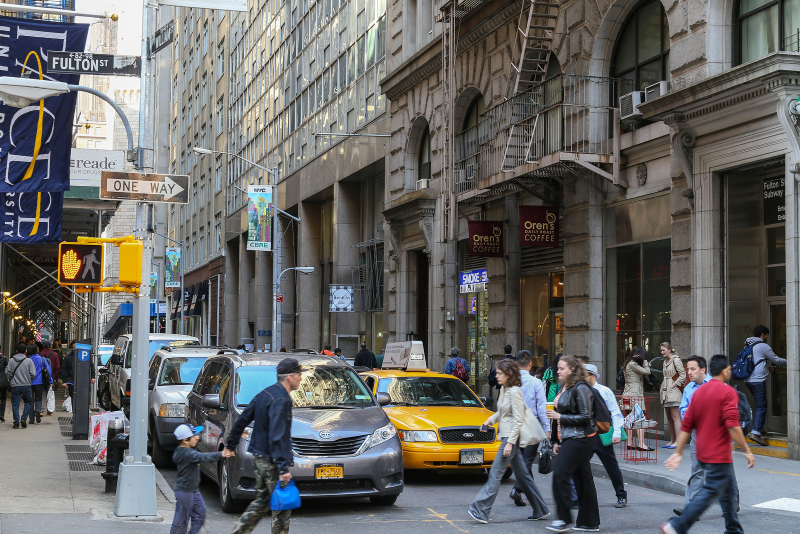
#> input picture images/busy_street.jpg, 1600 x 1067 px, given in place of treeBackground.jpg, which was not available (shown at 1/2 size)
$ python chroma-keying.py
#> lines starting #> are read from the running program, lines starting #| are printed output that depends on the picture; after the words box and inside, x2 and y2 are one past the last pixel; in counts of white or black regions, pixels touching at a corner belong together; pictures that were not available may be replaced by others from this repository, and a replacement may not be noted
import numpy as np
import cv2


def main():
    """
    aaaa
    """
    # default cam matrix rows and columns
    cap = cv2.VideoCapture(0)  # use external cam

    # get the background and resize it.
    img_back = cv2.imread('treeBackground.jpg')
#> img_back is the input picture: shape (1067, 1600, 3); mean B, G, R 100.2, 101.4, 102.3
    background_color = np.uint8([[[0, 255, 0]]])
    hls_background_color = cv2.cvtColor(background_color, cv2.COLOR_BGR2HLS)
    hls_background_color = hls_background_color[0][0]
    while True:
        _, frame = cap.read()
        # frame = np.flip(frame, axis=1)

        cols, rows = frame.shape[:2]
#> cols = 1067; rows = 1600
        background = img_back[0:cols, 0:rows]
        frame = cv2.flip(frame, 1, frame)
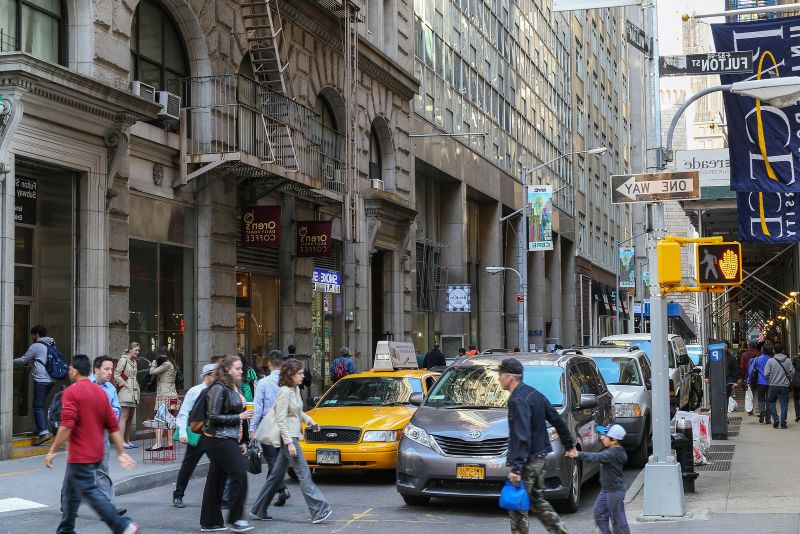
#> frame: shape (1067, 1600, 3) (shown at 1/2 size); mean B, G, R 100.2, 101.4, 102.3

        hls_image = cv2.cvtColor(frame, cv2.COLOR_BGR2HLS)
#> hls_image: shape (1067, 1600, 3); mean of channels 0, 1, 2 62.1, 101.4, 42.7

        hue = hls_image[:, :, 0]
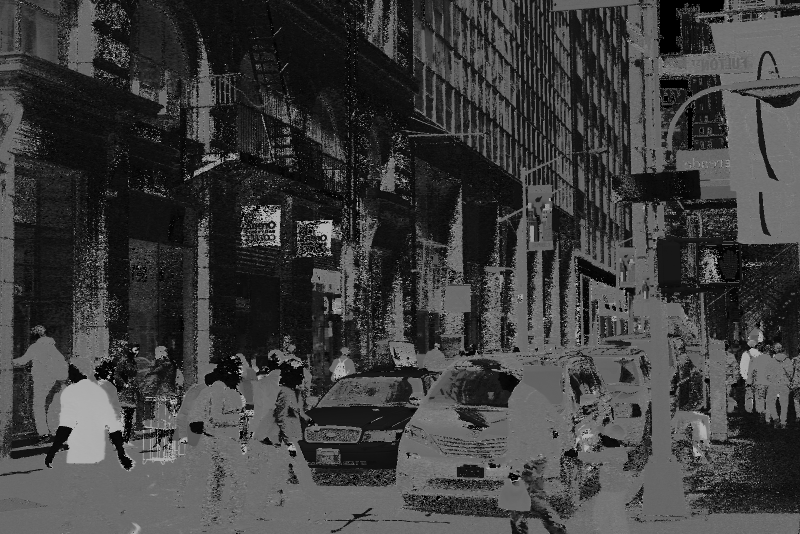
#> hue: shape (1067, 1600) (shown at 1/2 size); min 0, max 180, mean 62.1

        binary_hue = cv2.inRange(hue, 100, 120)
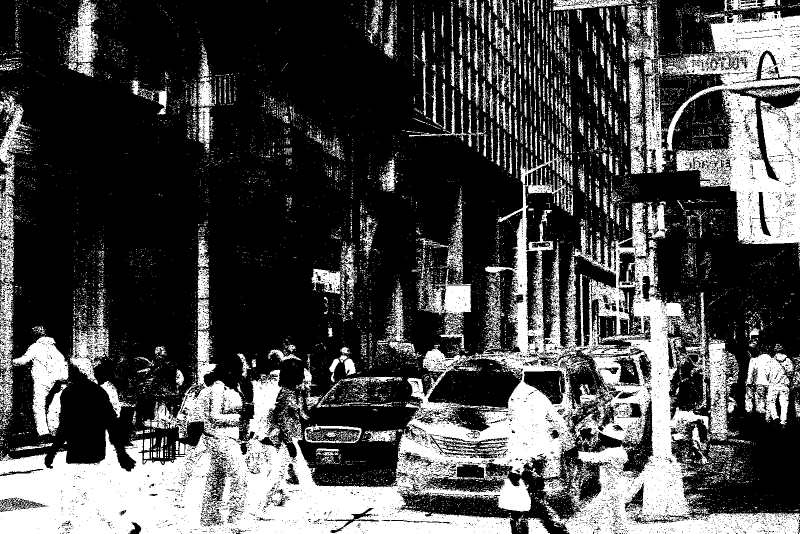
#> binary_hue: shape (1067, 1600) (shown at 1/2 size); 29.8% white; 12049 white regions (11456 under 20 px), largest, box (x1, y1, x2, y2) and area: (0, 280, 1600, 1067) 282171, (1352, 181, 1600, 493) 37858, (1257, 11, 1600, 346) 30937

        mask = np.zeros(hls_image.shape, dtype=np.uint8)

        mask[:, :, 0] = binary_hue
#> mask: shape (1067, 1600, 3); mean of channels 0, 1, 2 75.9, 0, 0
        mask[:, :, 1] = binary_hue
#> mask: shape (1067, 1600, 3); mean of channels 0, 1, 2 75.9, 75.9, 0
        mask[:, :, 2] = binary_hue
#> mask: shape (1067, 1600, 3); mean of channels 0, 1, 2 75.9, 75.9, 75.9

        blured = cv2.GaussianBlur(mask, (11, 11), 0)
#> blured: shape (1067, 1600, 3); mean of channels 0, 1, 2 75.9, 75.9, 75.9
        blured_inverted = cv2.bitwise_not(blured)
#> blured_inverted: shape (1067, 1600, 3); mean of channels 0, 1, 2 179.1, 179.1, 179.1
        bg_key = cv2.bitwise_and(background, blured)
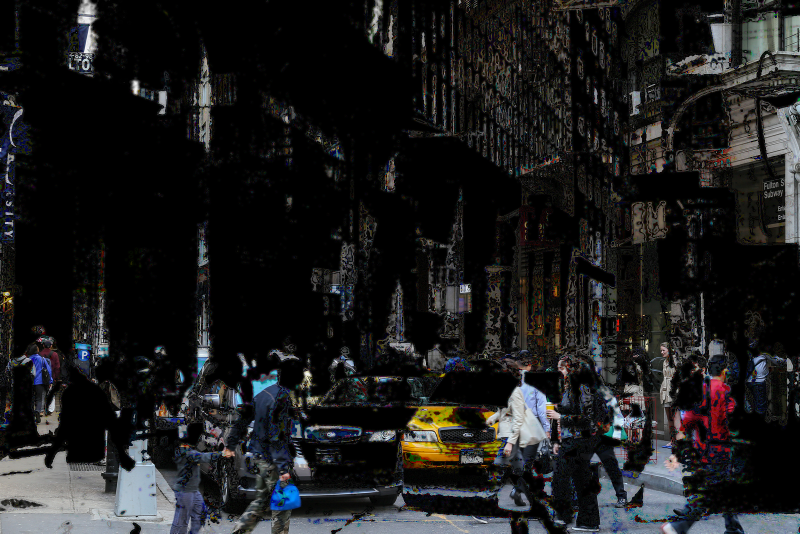
#> bg_key: shape (1067, 1600, 3) (shown at 1/2 size); mean B, G, R 29.4, 28.9, 28.7
        fg_key = cv2.bitwise_and(frame, blured_inverted)
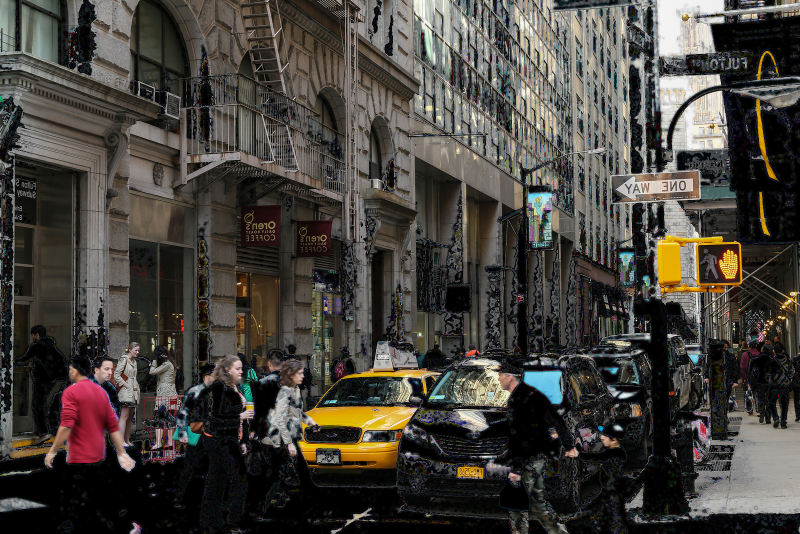
#> fg_key: shape (1067, 1600, 3) (shown at 1/2 size); mean B, G, R 61, 66.7, 70.5
        cv2.imwrite('bg.jpg', bg_key)
        cv2.imwrite('fg.jpg', fg_key)
        keyed = cv2.add(bg_key, fg_key)
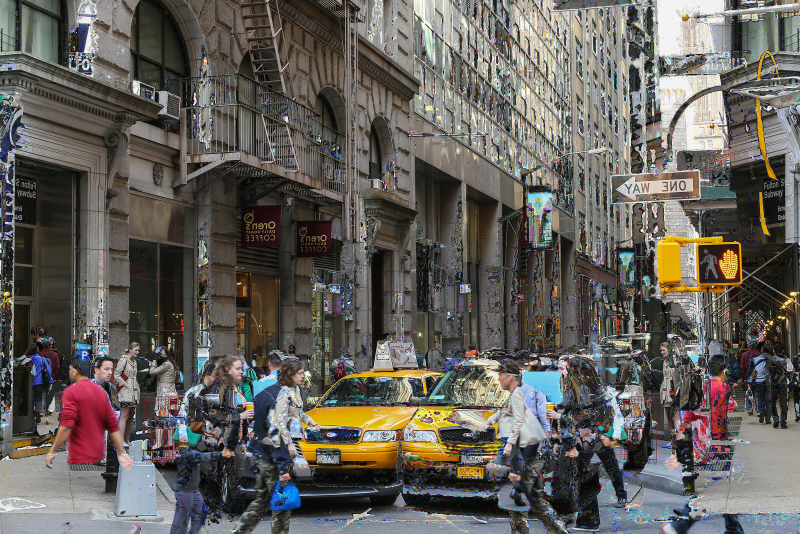
#> keyed: shape (1067, 1600, 3) (shown at 1/2 size); mean B, G, R 90.4, 95.6, 99.2
        cv2.imshow('frame', keyed)
        k = cv2.waitKey(33)
#> (key Esc is pressed here)
        if k == 27:  # ESC
            break

if __name__ == "__main__":
    main()
